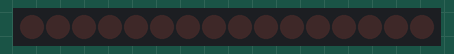
Recording of a sketch running on a simulated Arduino Uno, built with avr-gcc and run on an emulated ATmega328P. Shown: 16 shift-register outputs drawn as a row of LEDs (first output left, lit = HIGH). Wiring (inferred from the names in the program): 2 × shift register (74HC595): data pin 12; shift clock pin 13; latch pin 14. Wiring (inferred from the signals the program sends): row of LEDs: on Q0, Q1, Q2, Q3, Q4, Q5, Q6, Q7, Q8, Q9, Q10, Q11, Q12, Q13, Q14, Q15.

Above: at 0.05 s.
At 0.35 s:
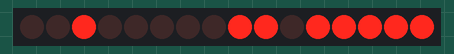
At 0.75 s:
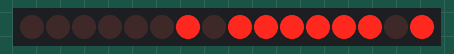
At 1.45 s:
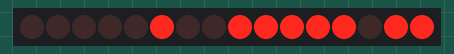
At 2.15 s:
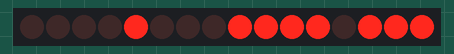
At 2.85 s:
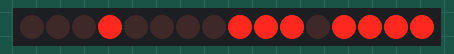
Timing chart, 0 to 3.1 s (numbered marks = the images above):
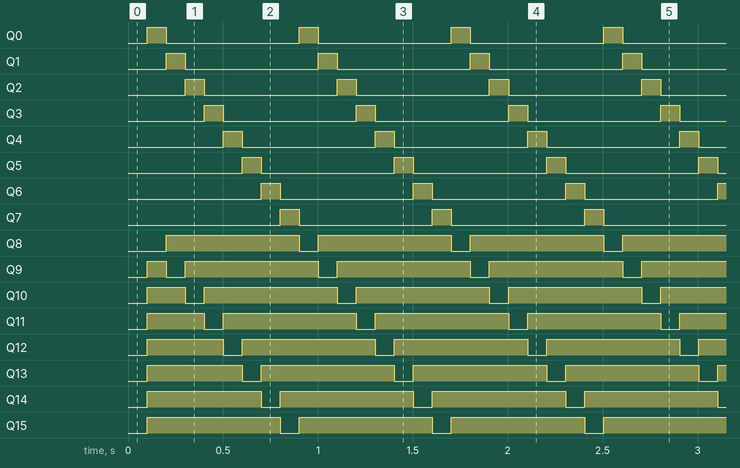

The sketch:

Lattice_Screen-3_Move_RowAndCol.ino
```cpp
const int DATAPIN = 12;
const int CLOCKPIN = 13;
const int LATCHPIN = 14;

byte dataRow, dataCol;

void setup() {
    pinMode(LATCHPIN, OUTPUT);
    pinMode(CLOCKPIN, OUTPUT);
    pinMode(DATAPIN, OUTPUT);
    digitalWrite(CLOCKPIN, LOW);
    digitalWrite(LATCHPIN, LOW);
    Serial.begin(9600);
}

void loop() {
    for (int i = 0; i <= 7; i++)
    {
        dataRow = 1 << i;
        dataCol = ~(1 << i);
        delay(100);
        LCD_Display();
    }
}

void LCD_Display()
{
    shiftOut(DATAPIN, CLOCKPIN, MSBFIRST, dataCol);
    shiftOut(DATAPIN, CLOCKPIN, MSBFIRST, dataRow);
    digitalWrite(LATCHPIN, HIGH);
    digitalWrite(LATCHPIN, LOW);
}
```

Measured:
- by itself, Q0–7: alternates HIGH for 0.10 s and LOW for 0.70 s
- by itself, Q8, Q14, Q15: alternates HIGH for 0.70 s and LOW for 0.10 s
- by itself, Q9–13: repeats every 0.80 s: LOW 0.10 s, HIGH 0.70 s
